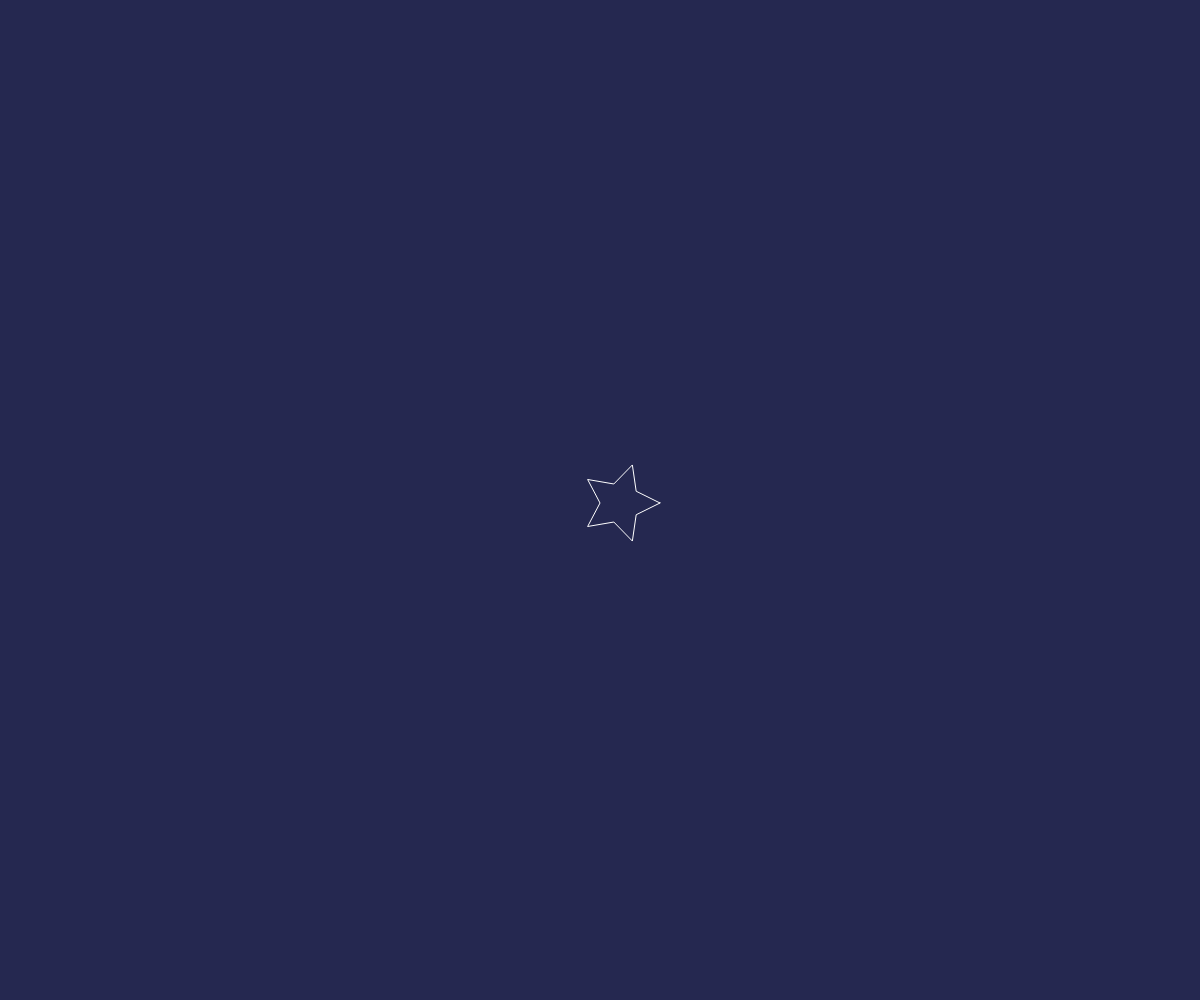
Frame 1 (no input)
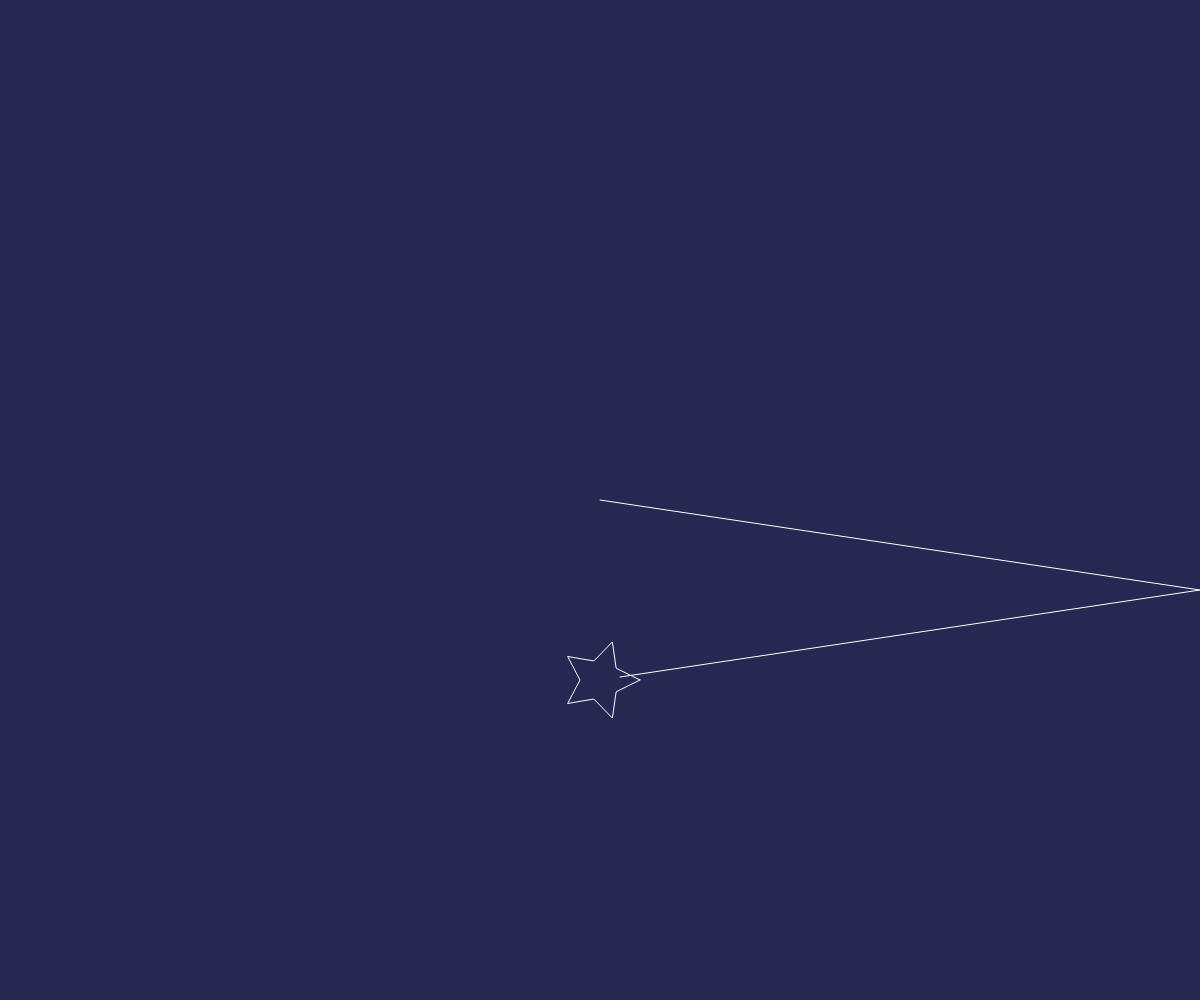
Frame 60 (no input)
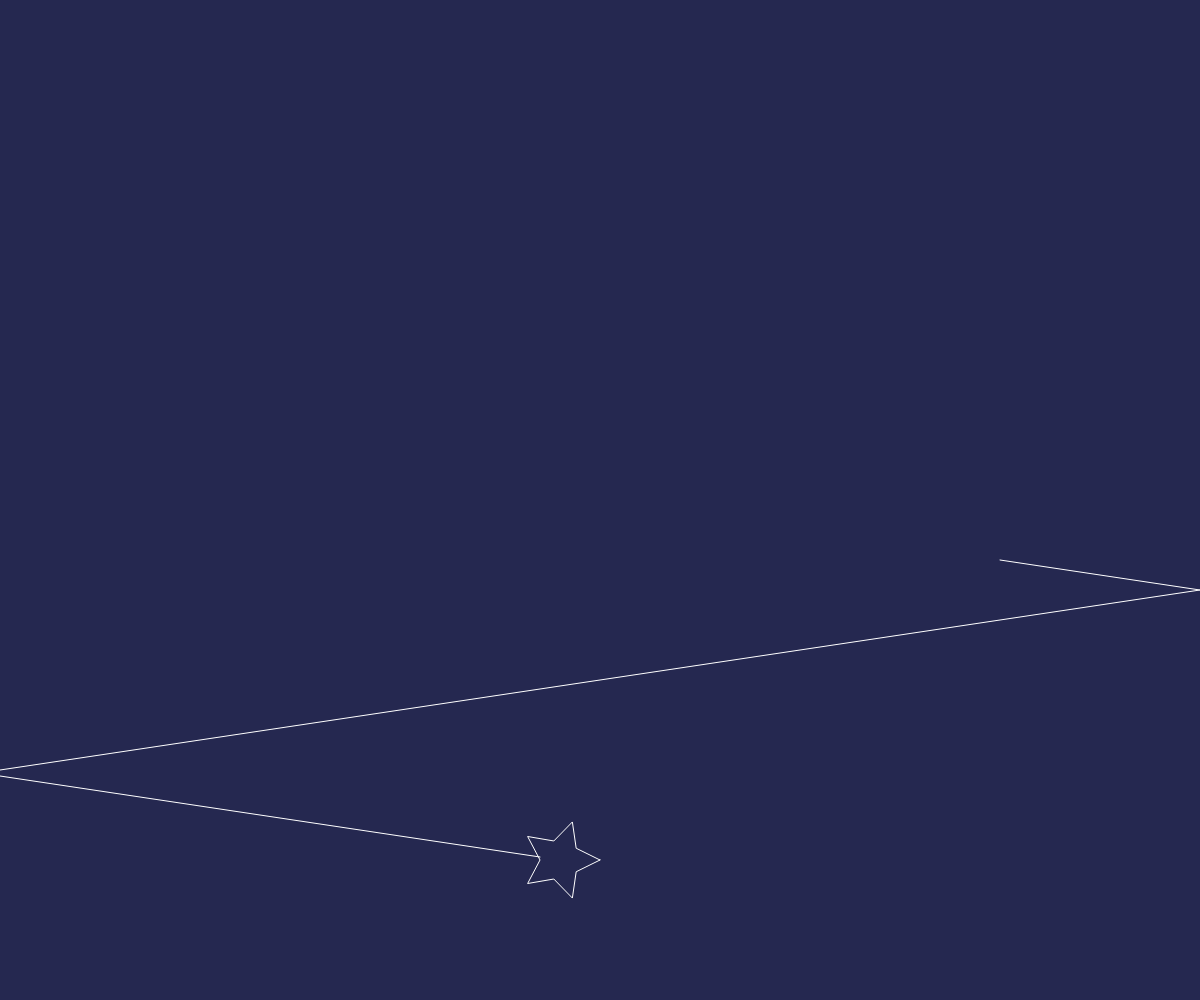
Frame 120 (the mouse pressed at the canvas centre since frame 60)

The p5.js sketch that drew these frames (run headless with seeded random() and noise() and a simulated clock; from frame 60 on, the mouse is pressed at the canvas centre):

// p5.js sketch
// ── sketch.js
let posizioneX, posizioneY;
let velX, velY;
let trail = [];

function setup() {
  createCanvas(windowWidth, windowHeight);

  posizioneX = width / 2;
  posizioneY = height / 2;

  velX = 20;
  velY = 3;
}

function windowResized() {
  resizeCanvas(windowWidth, windowHeight);
}

function draw() {
  // Aggiungi la posizione corrente alla scia
  trail.push({
    x: posizioneX,
    y: posizioneY
  });

  // Limita la lunghezza della scia
  if (trail.length > 100) {
    trail.splice(0, 1);
  }

  // Aggiorna la posizione della stella
  posizioneX += velX;
  posizioneY += velY;

  // Rimbalza sugli angoli
  if (posizioneX >= width || posizioneX < 0) {
    velX = -velX;
  }

  if (posizioneY >= height || posizioneY < 0) {
    velY = -velY;
  }

  // Disegna lo sfondo
  background(37,40,80);

  // Disegna la scia della stella
  noFill();
  stroke(255);
  beginShape();
  for (let i = 0; i < trail.length; i++) {
    vertex(trail[i].x, trail[i].y);
  }
  endShape();

  // Disegna la stella
  drawStar(posizioneX, posizioneY, 20, 40, 5);
}

// Funzione per disegnare una stella
function drawStar(x, y, radius1, radius2, npoints) {
  let angle = TWO_PI / npoints;
  let halfAngle = angle / 2.0;
  beginShape();
  for (let a = 0; a < TWO_PI; a += angle) {
    let sx = x + cos(a) * radius2;
    let sy = y + sin(a) * radius2;
    vertex(sx, sy);
    sx = x + cos(a + halfAngle) * radius1;
    sy = y + sin(a + halfAngle) * radius1;
    vertex(sx, sy);
  }
  endShape(CLOSE);
}
